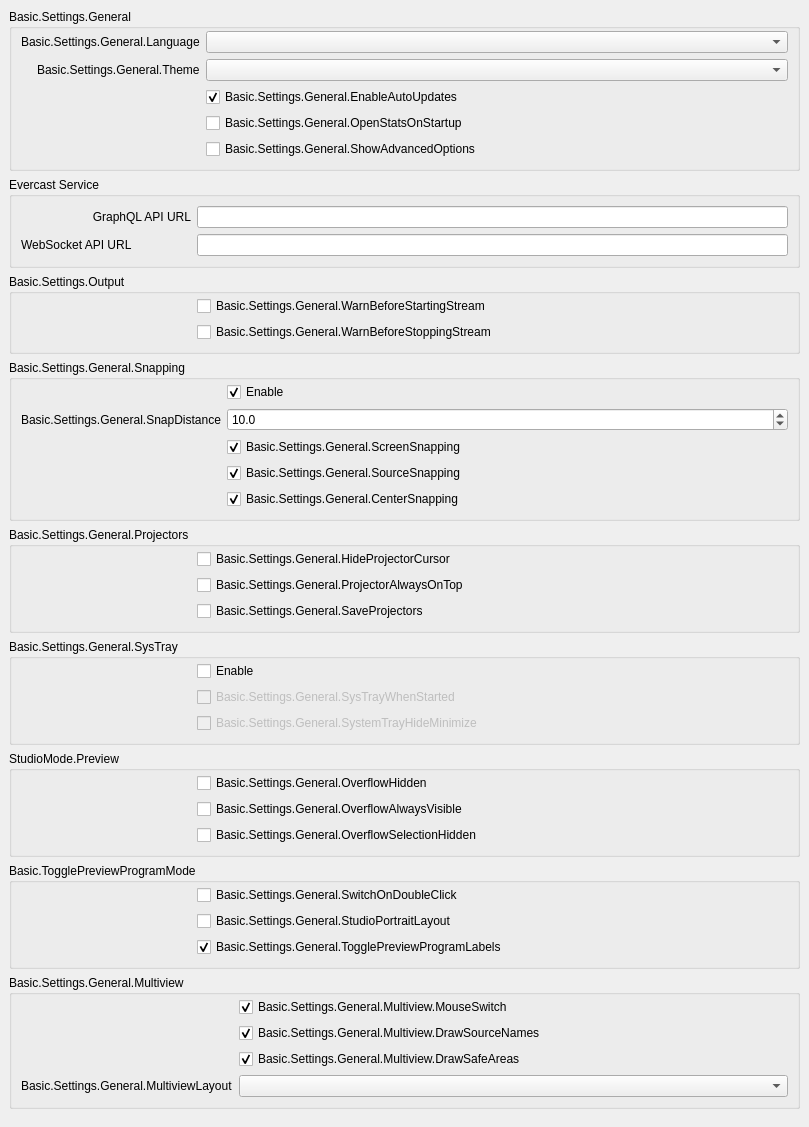
           <widget class="QWidget" name="scrollAreaWidgetContents_2">
            <property name="geometry">
             <rect>
              <x>0</x>
              <y>0</y>
              <width>809</width>
              <height>976</height>
             </rect>
            </property>
            <layout class="QVBoxLayout" name="verticalLayout_19">
             <property name="leftMargin">
              <number>0</number>
             </property>
             <property name="topMargin">
              <number>0</number>
             </property>
             <property name="rightMargin">
              <number>0</number>
             </property>
             <property name="bottomMargin">
              <number>9</number>
             </property>
             <item alignment="Qt::AlignTop">
              <widget class="QWidget" name="widget_2" native="true">
               <layout class="QVBoxLayout" name="verticalLayout_20">
                <item>
                 <widget class="QGroupBox" name="groupBox_15">
                  <property name="title">
                   <string>Basic.Settings.General</string>
                  </property>
                  <layout class="QFormLayout" name="formLayout_32">
                   <property name="fieldGrowthPolicy">
                    <enum>QFormLayout::AllNonFixedFieldsGrow</enum>
                   </property>
                   <property name="labelAlignment">
                    <set>Qt::AlignRight|Qt::AlignTrailing|Qt::AlignVCenter</set>
                   </property>
                   <property name="topMargin">
                    <number>2</number>
                   </property>
                   <item row="0" column="0">
                    <widget class="QLabel" name="label">
                     <property name="text">
                      <string>Basic.Settings.General.Language</string>
                     </property>
                     <property name="buddy">
                      <cstring>language</cstring>
                     </property>
                    </widget>
                   </item>
                   <item row="0" column="1">
                    <widget class="QComboBox" name="language"/>
                   </item>
                   <item row="1" column="0">
                    <widget class="QLabel" name="label_42">
                     <property name="text">
                      <string>Basic.Settings.General.Theme</string>
                     </property>
                     <property name="buddy">
                      <cstring>theme</cstring>
                     </property>
                    </widget>
                   </item>
                   <item row="1" column="1">
                    <widget class="QComboBox" name="theme"/>
                   </item>
                   <item row="2" column="0">
                    <spacer name="horizontalSpacer_3">
                     <property name="orientation">
                      <enum>Qt::Horizontal</enum>
                     </property>
                     <property name="sizeType">
                      <enum>QSizePolicy::Fixed</enum>
                     </property>
                     <property name="sizeHint" stdset="0">
                      <size>
                       <width>170</width>
                       <height>5</height>
                      </size>
                     </property>
                    </spacer>
                   </item>
                   <item row="2" column="1">
                    <widget class="QCheckBox" name="enableAutoUpdates">
                     <property name="text">
                      <string>Basic.Settings.General.EnableAutoUpdates</string>
                     </property>
                     <property name="checked">
                      <bool>true</bool>
                     </property>
                    </widget>
                   </item>
                   <item row="3" column="1">
                    <widget class="QCheckBox" name="openStatsOnStartup">
                     <property name="text">
                      <string>Basic.Settings.General.OpenStatsOnStartup</string>
                     </property>
                    </widget>
                   </item>
                   <item row="4" column="1">
                    <widget class="QCheckBox" name="showAdvancedOptionsCheckBox">
                     <property name="text">
                      <string>Basic.Settings.General.ShowAdvancedOptions</string>
                     </property>
                    </widget>
                   </item>
                  </layout>
                 </widget>
                </item>
                <item>
                 <widget class="QGroupBox" name="groupBox_6">
                  <property name="title">
                   <string>Evercast Service</string>
                  </property>
                  <layout class="QFormLayout" name="formLayout_6">
                   <property name="fieldGrowthPolicy">
                    <enum>QFormLayout::AllNonFixedFieldsGrow</enum>
                   </property>
                   <item row="1" column="1">
                    <widget class="QLineEdit" name="evercastGraphApiUrl"/>
                   </item>
                   <item row="2" column="1">
                    <widget class="QLineEdit" name="evercastWebsocketApiUrl"/>
                   </item>
                   <item row="1" column="0">
                    <widget class="QLabel" name="label_7">
                     <property name="minimumSize">
                      <size>
                       <width>170</width>
                       <height>0</height>
                      </size>
                     </property>
                     <property name="text">
                      <string>GraphQL API URL</string>
                     </property>
                     <property name="alignment">
                      <set>Qt::AlignRight|Qt::AlignTrailing|Qt::AlignVCenter</set>
                     </property>
                    </widget>
                   </item>
                   <item row="2" column="0">
                    <widget class="QLabel" name="label_18">
                     <property name="text">
                      <string>WebSocket API URL</string>
                     </property>
                    </widget>
                   </item>
                  </layout>
                 </widget>
                </item>
                <item>
                 <widget class="QGroupBox" name="groupBox_16">
                  <property name="title">
                   <string>Basic.Settings.Output</string>
                  </property>
                  <layout class="QFormLayout" name="formLayout_2">
                   <property name="fieldGrowthPolicy">
                    <enum>QFormLayout::AllNonFixedFieldsGrow</enum>
                   </property>
                   <property name="topMargin">
                    <number>2</number>
                   </property>
                   <item row="0" column="0">
                    <spacer name="horizontalSpacer_5">
                     <property name="orientation">
                      <enum>Qt::Horizontal</enum>
                     </property>
                     <property name="sizeType">
                      <enum>QSizePolicy::Fixed</enum>
                     </property>
                     <property name="sizeHint" stdset="0">
                      <size>
                       <width>170</width>
                       <height>5</height>
                      </size>
                     </property>
                    </spacer>
                   </item>
                   <item row="0" column="1">
                    <widget class="QCheckBox" name="warnBeforeStreamStart">
                     <property name="text">
                      <string>Basic.Settings.General.WarnBeforeStartingStream</string>
                     </property>
                    </widget>
                   </item>
                   <item row="1" column="1">
                    <widget class="QCheckBox" name="warnBeforeStreamStop">
                     <property name="text">
                      <string>Basic.Settings.General.WarnBeforeStoppingStream</string>
                     </property>
                    </widget>
                   </item>
                  </layout>
                 </widget>
                </item>
                <item>
                 <widget class="QGroupBox" name="groupBox_10">
                  <property name="enabled">
                   <bool>true</bool>
                  </property>
                  <property name="sizePolicy">
                   <sizepolicy hsizetype="Preferred" vsizetype="Maximum">
                    <horstretch>0</horstretch>
                    <verstretch>0</verstretch>
                   </sizepolicy>
                  </property>
                  <property name="title">
                   <string>Basic.Settings.General.Snapping</string>
                  </property>
                  <property name="flat">
                   <bool>false</bool>
                  </property>
                  <layout class="QFormLayout" name="formLayout_21">
                   <property name="fieldGrowthPolicy">
                    <enum>QFormLayout::AllNonFixedFieldsGrow</enum>
                   </property>
                   <property name="labelAlignment">
                    <set>Qt::AlignRight|Qt::AlignTrailing|Qt::AlignVCenter</set>
                   </property>
                   <property name="topMargin">
                    <number>2</number>
                   </property>
                   <item row="0" column="1">
                    <widget class="QCheckBox" name="snappingEnabled">
                     <property name="text">
                      <string>Enable</string>
                     </property>
                     <property name="checked">
                      <bool>true</bool>
                     </property>
                    </widget>
                   </item>
                   <item row="2" column="1">
                    <widget class="QCheckBox" name="screenSnapping">
                     <property name="text">
                      <string>Basic.Settings.General.ScreenSnapping</string>
                     </property>
                     <property name="checked">
                      <bool>true</bool>
                     </property>
                    </widget>
                   </item>
                   <item row="4" column="1">
                    <widget class="QCheckBox" name="centerSnapping">
                     <property name="text">
                      <string>Basic.Settings.General.CenterSnapping</string>
                     </property>
                     <property name="checked">
                      <bool>true</bool>
                     </property>
                    </widget>
                   </item>
                   <item row="3" column="1">
                    <widget class="QCheckBox" name="sourceSnapping">
                     <property name="text">
                      <string>Basic.Settings.General.SourceSnapping</string>
                     </property>
                     <property name="checked">
                      <bool>true</bool>
                     </property>
                    </widget>
                   </item>
                   <item row="1" column="1">
                    <widget class="QDoubleSpinBox" name="snapDistance">
                     <property name="decimals">
                      <number>1</number>
                     </property>
                     <property name="singleStep">
                      <double>0.500000000000000</double>
                     </property>
                     <property name="value">
                      <double>10.000000000000000</double>
                     </property>
                    </widget>
                   </item>
                   <item row="1" column="0">
                    <widget class="QLabel" name="label_9">
                     <property name="text">
                      <string>Basic.Settings.General.SnapDistance</string>
                     </property>
                     <property name="buddy">
                      <cstring>snapDistance</cstring>
                     </property>
                    </widget>
                   </item>
                   <item row="3" column="0">
                    <spacer name="horizontalSpacer_4">
                     <property name="orientation">
                      <enum>Qt::Horizontal</enum>
                     </property>
                     <property name="sizeType">
                      <enum>QSizePolicy::Fixed</enum>
                     </property>
                     <property name="sizeHint" stdset="0">
                      <size>
                       <width>170</width>
                       <height>5</height>
                      </size>
                     </property>
                    </spacer>
                   </item>
                  </layout>
                 </widget>
                </item>
                <item>
                 <widget class="QGroupBox" name="groupBox_14">
                  <property name="title">
                   <string>Basic.Settings.General.Projectors</string>
                  </property>
                  <layout class="QFormLayout" name="formLayout_28">
                   <property name="fieldGrowthPolicy">
                    <enum>QFormLayout::AllNonFixedFieldsGrow</enum>
                   </property>
                   <property name="topMargin">
                    <number>2</number>
                   </property>
                   <item row="0" column="1">
                    <widget class="QCheckBox" name="hideProjectorCursor">
                     <property name="text">
                      <string>Basic.Settings.General.HideProjectorCursor</string>
                     </property>
                    </widget>
                   </item>
                   <item row="1" column="1">
                    <widget class="QCheckBox" name="projectorAlwaysOnTop">
                     <property name="text">
                      <string>Basic.Settings.General.ProjectorAlwaysOnTop</string>
                     </property>
                    </widget>
                   </item>
                   <item row="2" column="1">
                    <widget class="QCheckBox" name="saveProjectors">
                     <property name="text">
                      <string>Basic.Settings.General.SaveProjectors</string>
                     </property>
                    </widget>
                   </item>
                   <item row="1" column="0">
                    <spacer name="horizontalSpacer">
                     <property name="orientation">
                      <enum>Qt::Horizontal</enum>
                     </property>
                     <property name="sizeType">
                      <enum>QSizePolicy::Fixed</enum>
                     </property>
                     <property name="sizeHint" stdset="0">
                      <size>
                       <width>170</width>
                       <height>5</height>
                      </size>
                     </property>
                    </spacer>
                   </item>
                  </layout>
                 </widget>
                </item>
                <item>
                 <widget class="QGroupBox" name="groupBox_13">
                  <property name="title">
                   <string>Basic.Settings.General.SysTray</string>
                  </property>
                  <layout class="QFormLayout" name="formLayout_29">
                   <property name="fieldGrowthPolicy">
                    <enum>QFormLayout::AllNonFixedFieldsGrow</enum>
                   </property>
                   <property name="topMargin">
                    <number>2</number>
                   </property>
                   <item row="0" column="1">
                    <widget class="QCheckBox" name="systemTrayEnabled">
                     <property name="text">
                      <string>Enable</string>
                     </property>
                    </widget>
                   </item>
                   <item row="1" column="1">
                    <widget class="QCheckBox" name="systemTrayWhenStarted">
                     <property name="enabled">
                      <bool>false</bool>
                     </property>
                     <property name="text">
                      <string>Basic.Settings.General.SysTrayWhenStarted</string>
                     </property>
                    </widget>
                   </item>
                   <item row="2" column="1">
                    <widget class="QCheckBox" name="systemTrayAlways">
                     <property name="enabled">
                      <bool>false</bool>
                     </property>
                     <property name="text">
                      <string>Basic.Settings.General.SystemTrayHideMinimize</string>
                     </property>
                    </widget>
                   </item>
                   <item row="1" column="0">
                    <spacer name="horizontalSpacer_2">
                     <property name="orientation">
                      <enum>Qt::Horizontal</enum>
                     </property>
                     <property name="sizeType">
                      <enum>QSizePolicy::Fixed</enum>
                     </property>
                     <property name="sizeHint" stdset="0">
                      <size>
                       <width>170</width>
                       <height>5</height>
                      </size>
                     </property>
                    </spacer>
                   </item>
                  </layout>
                 </widget>
                </item>
                <item>
                 <widget class="QGroupBox" name="groupBox_18">
                  <property name="title">
                   <string>StudioMode.Preview</string>
                  </property>
                  <layout class="QFormLayout" name="formLayout_35">
                   <property name="fieldGrowthPolicy">
                    <enum>QFormLayout::AllNonFixedFieldsGrow</enum>
                   </property>
                   <property name="labelAlignment">
                    <set>Qt::AlignRight|Qt::AlignTrailing|Qt::AlignVCenter</set>
                   </property>
                   <property name="topMargin">
                    <number>2</number>
                   </property>
                   <item row="1" column="1">
                    <widget class="QCheckBox" name="overflowAlwaysVisible">
                     <property name="text">
                      <string>Basic.Settings.General.OverflowAlwaysVisible</string>
                     </property>
                    </widget>
                   </item>
                   <item row="0" column="0">
                    <spacer name="horizontalSpacer_25">
                     <property name="orientation">
                      <enum>Qt::Horizontal</enum>
                     </property>
                     <property name="sizeHint" stdset="0">
                      <size>
                       <width>170</width>
                       <height>5</height>
                      </size>
                     </property>
                    </spacer>
                   </item>
                   <item row="2" column="1">
                    <widget class="QCheckBox" name="overflowSelectionHide">
                     <property name="text">
                      <string>Basic.Settings.General.OverflowSelectionHidden</string>
                     </property>
                    </widget>
                   </item>
                   <item row="0" column="1">
                    <widget class="QCheckBox" name="overflowHide">
                     <property name="text">
                      <string>Basic.Settings.General.OverflowHidden</string>
                     </property>
                    </widget>
                   </item>
                  </layout>
                 </widget>
                </item>
                <item>
                 <widget class="QGroupBox" name="groupBox_11">
                  <property name="title">
                   <string>Basic.TogglePreviewProgramMode</string>
                  </property>
                  <layout class="QFormLayout" name="formLayout_31">
                   <property name="fieldGrowthPolicy">
                    <enum>QFormLayout::AllNonFixedFieldsGrow</enum>
                   </property>
                   <property name="labelAlignment">
                    <set>Qt::AlignRight|Qt::AlignTrailing|Qt::AlignVCenter</set>
                   </property>
                   <property name="topMargin">
                    <number>2</number>
                   </property>
                   <item row="0" column="1">
                    <widget class="QCheckBox" name="doubleClickSwitch">
                     <property name="text">
                      <string>Basic.Settings.General.SwitchOnDoubleClick</string>
                     </property>
                    </widget>
                   </item>
                   <item row="0" column="0">
                    <spacer name="horizontalSpacer_6">
                     <property name="orientation">
                      <enum>Qt::Horizontal</enum>
                     </property>
                     <property name="sizeHint" stdset="0">
                      <size>
                       <width>170</width>
                       <height>5</height>
                      </size>
                     </property>
                    </spacer>
                   </item>
                   <item row="1" column="1">
                    <widget class="QCheckBox" name="studioPortraitLayout">
                     <property name="text">
                      <string>Basic.Settings.General.StudioPortraitLayout</string>
                     </property>
                    </widget>
                   </item>
                   <item row="2" column="1">
                    <widget class="QCheckBox" name="prevProgLabelToggle">
                     <property name="text">
                      <string>Basic.Settings.General.TogglePreviewProgramLabels</string>
                     </property>
                     <property name="checked">
                      <bool>true</bool>
                     </property>
                    </widget>
                   </item>
                  </layout>
                 </widget>
                </item>
                <item>
                 <widget class="QGroupBox" name="groupBoxMultiview">
                  <property name="title">
                   <string>Basic.Settings.General.Multiview</string>
                  </property>
                  <layout class="QFormLayout" name="formLayoutMultiview">
                   <property name="fieldGrowthPolicy">
                    <enum>QFormLayout::AllNonFixedFieldsGrow</enum>
                   </property>
                   <property name="labelAlignment">
                    <set>Qt::AlignRight|Qt::AlignTrailing|Qt::AlignVCenter</set>
                   </property>
                   <property name="topMargin">
                    <number>2</number>
                   </property>
                   <item row="0" column="0">
                    <spacer name="horizontalSpacerMultiview">
                     <property name="orientation">
                      <enum>Qt::Horizontal</enum>
                     </property>
                     <property name="sizeType">
                      <enum>QSizePolicy::Fixed</enum>
                     </property>
                     <property name="sizeHint" stdset="0">
                      <size>
                       <width>170</width>
                       <height>5</height>
                      </size>
                     </property>
                    </spacer>
                   </item>
                   <item row="0" column="1">
                    <widget class="QCheckBox" name="multiviewMouseSwitch">
                     <property name="text">
                      <string>Basic.Settings.General.Multiview.MouseSwitch</string>
                     </property>
                     <property name="checked">
                      <bool>true</bool>
                     </property>
                    </widget>
                   </item>
                   <item row="1" column="1">
                    <widget class="QCheckBox" name="multiviewDrawNames">
                     <property name="text">
                      <string>Basic.Settings.General.Multiview.DrawSourceNames</string>
                     </property>
                     <property name="checked">
                      <bool>true</bool>
                     </property>
                    </widget>
                   </item>
                   <item row="2" column="1">
                    <widget class="QCheckBox" name="multiviewDrawAreas">
                     <property name="text">
                      <string>Basic.Settings.General.Multiview.DrawSafeAreas</string>
                     </property>
                     <property name="checked">
                      <bool>true</bool>
                     </property>
                    </widget>
                   </item>
                   <item row="3" column="1">
                    <widget class="QComboBox" name="multiviewLayout"/>
                   </item>
                   <item row="3" column="0">
                    <widget class="QLabel" name="label_64">
                     <property name="text">
                      <string>Basic.Settings.General.MultiviewLayout</string>
                     </property>
                     <property name="buddy">
                      <cstring>multiviewLayout</cstring>
                     </property>
                    </widget>
                   </item>
                  </layout>
                 </widget>
                </item>
               </layout>
              </widget>
             </item>
            </layout>
           </widget>
